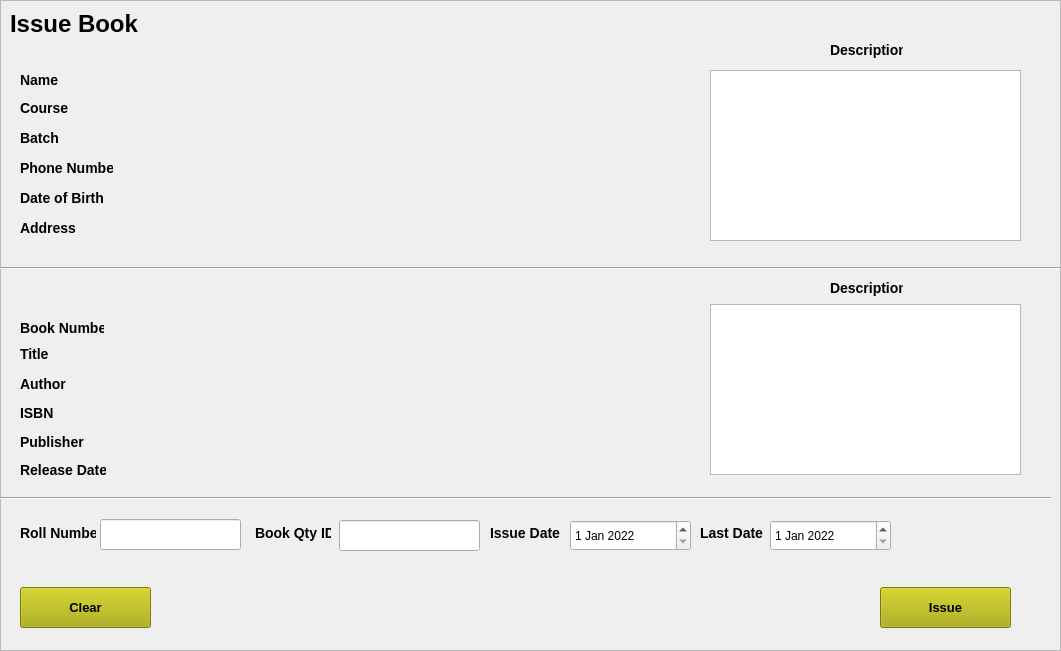
    <widget class="QFrame" name="issue_book_frame">
     <property name="geometry">
      <rect>
       <x>10</x>
       <y>10</y>
       <width>1061</width>
       <height>651</height>
      </rect>
     </property>
     <property name="frameShape">
      <enum>QFrame::StyledPanel</enum>
     </property>
     <property name="frameShadow">
      <enum>QFrame::Raised</enum>
     </property>
     <widget class="QLabel" name="label_18">
      <property name="geometry">
       <rect>
        <x>10</x>
        <y>10</y>
        <width>138</width>
        <height>27</height>
       </rect>
      </property>
      <property name="styleSheet">
       <string notr="true">background-color:none;</string>
      </property>
      <property name="text">
       <string>&lt;h1&gt;Issue Book&lt;/h1&gt;</string>
      </property>
     </widget>
     <widget class="QLabel" name="label_19">
      <property name="geometry">
       <rect>
        <x>20</x>
        <y>346</y>
        <width>76</width>
        <height>16</height>
       </rect>
      </property>
      <property name="styleSheet">
       <string notr="true">background-color:none;</string>
      </property>
      <property name="text">
       <string>&lt;h3&gt;Title&lt;/h3&gt;</string>
      </property>
     </widget>
     <widget class="QLabel" name="label_20">
      <property name="geometry">
       <rect>
        <x>20</x>
        <y>70</y>
        <width>76</width>
        <height>20</height>
       </rect>
      </property>
      <property name="styleSheet">
       <string notr="true">background-color:none;</string>
      </property>
      <property name="text">
       <string>&lt;h3&gt;Name&lt;/h3&gt;</string>
      </property>
     </widget>
     <widget class="QLabel" name="label_21">
      <property name="geometry">
       <rect>
        <x>20</x>
        <y>190</y>
        <width>83</width>
        <height>16</height>
       </rect>
      </property>
      <property name="styleSheet">
       <string notr="true">background-color:none;</string>
      </property>
      <property name="text">
       <string>&lt;h3&gt;Date of Birth&lt;/h3&gt;</string>
      </property>
     </widget>
     <widget class="QLabel" name="label_22">
      <property name="geometry">
       <rect>
        <x>20</x>
        <y>220</y>
        <width>76</width>
        <height>16</height>
       </rect>
      </property>
      <property name="styleSheet">
       <string notr="true">background-color:none;</string>
      </property>
      <property name="text">
       <string>&lt;h3&gt; Address&lt;/h3&gt;</string>
      </property>
     </widget>
     <widget class="QLabel" name="label_23">
      <property name="geometry">
       <rect>
        <x>20</x>
        <y>160</y>
        <width>93</width>
        <height>16</height>
       </rect>
      </property>
      <property name="styleSheet">
       <string notr="true">background-color:none;</string>
      </property>
      <property name="text">
       <string>&lt;h3&gt;Phone Number&lt;/h3&gt;</string>
      </property>
     </widget>
     <widget class="QLabel" name="label_24">
      <property name="geometry">
       <rect>
        <x>20</x>
        <y>100</y>
        <width>93</width>
        <height>16</height>
       </rect>
      </property>
      <property name="styleSheet">
       <string notr="true">background-color:none;</string>
      </property>
      <property name="text">
       <string>&lt;h3&gt;Course&lt;/h3&gt;</string>
      </property>
     </widget>
     <widget class="QLabel" name="label_25">
      <property name="geometry">
       <rect>
        <x>20</x>
        <y>130</y>
        <width>93</width>
        <height>16</height>
       </rect>
      </property>
      <property name="styleSheet">
       <string notr="true">background-color:none;</string>
      </property>
      <property name="text">
       <string>&lt;h3&gt;Batch&lt;/h3&gt;</string>
      </property>
     </widget>
     <widget class="QLabel" name="label_26">
      <property name="geometry">
       <rect>
        <x>20</x>
        <y>376</y>
        <width>76</width>
        <height>16</height>
       </rect>
      </property>
      <property name="styleSheet">
       <string notr="true">background-color:none;</string>
      </property>
      <property name="text">
       <string>&lt;h3&gt; Author&lt;/h3&gt;</string>
      </property>
     </widget>
     <widget class="QLabel" name="label_27">
      <property name="geometry">
       <rect>
        <x>20</x>
        <y>405</y>
        <width>76</width>
        <height>16</height>
       </rect>
      </property>
      <property name="styleSheet">
       <string notr="true">background-color:none;</string>
      </property>
      <property name="text">
       <string>&lt;h3&gt;ISBN&lt;/h3&gt;</string>
      </property>
     </widget>
     <widget class="QLabel" name="label_28">
      <property name="geometry">
       <rect>
        <x>20</x>
        <y>434</y>
        <width>76</width>
        <height>16</height>
       </rect>
      </property>
      <property name="styleSheet">
       <string notr="true">background-color:none;</string>
      </property>
      <property name="text">
       <string>&lt;h3&gt;Publisher&lt;/h3&gt;</string>
      </property>
     </widget>
     <widget class="QLabel" name="label_29">
      <property name="geometry">
       <rect>
        <x>20</x>
        <y>320</y>
        <width>84</width>
        <height>16</height>
       </rect>
      </property>
      <property name="styleSheet">
       <string notr="true">background-color:none;</string>
      </property>
      <property name="text">
       <string>&lt;h3&gt;Book Number&lt;/h3&gt;</string>
      </property>
     </widget>
     <widget class="Line" name="line_3">
      <property name="geometry">
       <rect>
        <x>0</x>
        <y>260</y>
        <width>1061</width>
        <height>16</height>
       </rect>
      </property>
      <property name="styleSheet">
       <string notr="true">background-color:none;</string>
      </property>
      <property name="orientation">
       <enum>Qt::Horizontal</enum>
      </property>
     </widget>
     <widget class="Line" name="line_4">
      <property name="geometry">
       <rect>
        <x>0</x>
        <y>490</y>
        <width>1051</width>
        <height>16</height>
       </rect>
      </property>
      <property name="styleSheet">
       <string notr="true">background-color:none;</string>
      </property>
      <property name="orientation">
       <enum>Qt::Horizontal</enum>
      </property>
     </widget>
     <widget class="QPlainTextEdit" name="student_description">
      <property name="geometry">
       <rect>
        <x>710</x>
        <y>70</y>
        <width>311</width>
        <height>171</height>
       </rect>
      </property>
      <property name="styleSheet">
       <string notr="true">background-color:none;</string>
      </property>
      <property name="plainText">
       <string/>
      </property>
     </widget>
     <widget class="QLabel" name="label_30">
      <property name="geometry">
       <rect>
        <x>830</x>
        <y>42</y>
        <width>73</width>
        <height>16</height>
       </rect>
      </property>
      <property name="styleSheet">
       <string notr="true">background-color:none;</string>
      </property>
      <property name="text">
       <string>&lt;h3&gt;Description&lt;/h3&gt;</string>
      </property>
     </widget>
     <widget class="QPlainTextEdit" name="book_description">
      <property name="geometry">
       <rect>
        <x>710</x>
        <y>304</y>
        <width>311</width>
        <height>171</height>
       </rect>
      </property>
      <property name="styleSheet">
       <string notr="true">background-color:none;</string>
      </property>
     </widget>
     <widget class="QLabel" name="label_31">
      <property name="geometry">
       <rect>
        <x>830</x>
        <y>280</y>
        <width>73</width>
        <height>16</height>
       </rect>
      </property>
      <property name="styleSheet">
       <string notr="true">background-color:none;</string>
      </property>
      <property name="text">
       <string>&lt;h3&gt;Description&lt;/h3&gt;</string>
      </property>
     </widget>
     <widget class="QLabel" name="label_32">
      <property name="geometry">
       <rect>
        <x>20</x>
        <y>525</y>
        <width>76</width>
        <height>16</height>
       </rect>
      </property>
      <property name="styleSheet">
       <string notr="true">background-color:none;</string>
      </property>
      <property name="text">
       <string>&lt;h3&gt;Roll Number&lt;/h3&gt;</string>
      </property>
     </widget>
     <widget class="QLabel" name="label_33">
      <property name="geometry">
       <rect>
        <x>255</x>
        <y>525</y>
        <width>76</width>
        <height>16</height>
       </rect>
      </property>
      <property name="styleSheet">
       <string notr="true">background-color:none;</string>
      </property>
      <property name="text">
       <string>&lt;h3&gt;Book Qty ID&lt;/h3&gt;</string>
      </property>
     </widget>
     <widget class="QLineEdit" name="roll_number">
      <property name="geometry">
       <rect>
        <x>100</x>
        <y>519</y>
        <width>141</width>
        <height>31</height>
       </rect>
      </property>
      <property name="styleSheet">
       <string notr="true">background-color:none;</string>
      </property>
     </widget>
     <widget class="QLineEdit" name="book_qty_id">
      <property name="geometry">
       <rect>
        <x>339</x>
        <y>520</y>
        <width>141</width>
        <height>31</height>
       </rect>
      </property>
      <property name="styleSheet">
       <string notr="true">background-color:none;</string>
      </property>
     </widget>
     <widget class="QLabel" name="label_34">
      <property name="geometry">
       <rect>
        <x>490</x>
        <y>525</y>
        <width>70</width>
        <height>16</height>
       </rect>
      </property>
      <property name="styleSheet">
       <string notr="true">background-color:none;</string>
      </property>
      <property name="text">
       <string>&lt;h3&gt;Issue Date&lt;/h3&gt;</string>
      </property>
     </widget>
     <widget class="QDateEdit" name="today_date">
      <property name="geometry">
       <rect>
        <x>570</x>
        <y>520</y>
        <width>121</width>
        <height>31</height>
       </rect>
      </property>
      <property name="styleSheet">
       <string notr="true">background-color:none;</string>
      </property>
      <property name="showGroupSeparator" stdset="0">
       <bool>false</bool>
      </property>
      <property name="dateTime">
       <datetime>
        <hour>0</hour>
        <minute>0</minute>
        <second>0</second>
        <year>2022</year>
        <month>1</month>
        <day>1</day>
       </datetime>
      </property>
      <property name="maximumDate">
       <date>
        <year>3000</year>
        <month>12</month>
        <day>31</day>
       </date>
      </property>
      <property name="minimumDate">
       <date>
        <year>2000</year>
        <month>1</month>
        <day>1</day>
       </date>
      </property>
      <property name="timeSpec">
       <enum>Qt::LocalTime</enum>
      </property>
     </widget>
     <widget class="QPushButton" name="issue_btn">
      <property name="geometry">
       <rect>
        <x>880</x>
        <y>587</y>
        <width>131</width>
        <height>41</height>
       </rect>
      </property>
      <property name="sizePolicy">
       <sizepolicy hsizetype="Expanding" vsizetype="Expanding">
        <horstretch>0</horstretch>
        <verstretch>0</verstretch>
       </sizepolicy>
      </property>
      <property name="styleSheet">
       <string notr="true">font-weight:900;
font-size:13px;
background-color:rgb(170, 170, 0);
width:100%;
height:40px;</string>
      </property>
      <property name="text">
       <string>Issue</string>
      </property>
     </widget>
     <widget class="QPushButton" name="issue_book_input_clear_btn">
      <property name="geometry">
       <rect>
        <x>20</x>
        <y>587</y>
        <width>131</width>
        <height>41</height>
       </rect>
      </property>
      <property name="sizePolicy">
       <sizepolicy hsizetype="Expanding" vsizetype="Expanding">
        <horstretch>0</horstretch>
        <verstretch>0</verstretch>
       </sizepolicy>
      </property>
      <property name="styleSheet">
       <string notr="true">font-weight:900;
font-size:13px;
background-color:rgb(170, 170, 0);
width:100%;
height:40px;</string>
      </property>
      <property name="text">
       <string>Clear</string>
      </property>
     </widget>
     <widget class="QLabel" name="label_55">
      <property name="geometry">
       <rect>
        <x>20</x>
        <y>462</y>
        <width>86</width>
        <height>16</height>
       </rect>
      </property>
      <property name="styleSheet">
       <string notr="true">background-color:none;</string>
      </property>
      <property name="text">
       <string>&lt;h3&gt;Release Date&lt;/h3&gt;</string>
      </property>
     </widget>
     <widget class="QDateEdit" name="last_date">
      <property name="geometry">
       <rect>
        <x>770</x>
        <y>520</y>
        <width>121</width>
        <height>31</height>
       </rect>
      </property>
      <property name="styleSheet">
       <string notr="true">background-color:none;</string>
      </property>
      <property name="showGroupSeparator" stdset="0">
       <bool>false</bool>
      </property>
      <property name="dateTime">
       <datetime>
        <hour>0</hour>
        <minute>0</minute>
        <second>0</second>
        <year>2022</year>
        <month>1</month>
        <day>1</day>
       </datetime>
      </property>
      <property name="maximumDate">
       <date>
        <year>3000</year>
        <month>12</month>
        <day>31</day>
       </date>
      </property>
      <property name="minimumDate">
       <date>
        <year>2015</year>
        <month>9</month>
        <day>14</day>
       </date>
      </property>
      <property name="timeSpec">
       <enum>Qt::LocalTime</enum>
      </property>
     </widget>
     <widget class="QLabel" name="label_57">
      <property name="geometry">
       <rect>
        <x>700</x>
        <y>525</y>
        <width>70</width>
        <height>16</height>
       </rect>
      </property>
      <property name="styleSheet">
       <string notr="true">background-color:none;</string>
      </property>
      <property name="text">
       <string>&lt;h3&gt;Last Date&lt;/h3&gt;</string>
      </property>
     </widget>
     <widget class="QLabel" name="name">
      <property name="geometry">
       <rect>
        <x>150</x>
        <y>70</y>
        <width>321</width>
        <height>20</height>
       </rect>
      </property>
      <property name="styleSheet">
       <string notr="true">background-color:none;</string>
      </property>
      <property name="text">
       <string/>
      </property>
     </widget>
     <widget class="QLabel" name="course">
      <property name="geometry">
       <rect>
        <x>150</x>
        <y>100</y>
        <width>321</width>
        <height>20</height>
       </rect>
      </property>
      <property name="styleSheet">
       <string notr="true">background-color:none;</string>
      </property>
      <property name="text">
       <string/>
      </property>
     </widget>
     <widget class="QLabel" name="batch">
      <property name="geometry">
       <rect>
        <x>150</x>
        <y>130</y>
        <width>321</width>
        <height>20</height>
       </rect>
      </property>
      <property name="styleSheet">
       <string notr="true">background-color:none;</string>
      </property>
      <property name="text">
       <string/>
      </property>
     </widget>
     <widget class="QLabel" name="phone_number">
      <property name="geometry">
       <rect>
        <x>150</x>
        <y>160</y>
        <width>321</width>
        <height>20</height>
       </rect>
      </property>
      <property name="styleSheet">
       <string notr="true">background-color:none;</string>
      </property>
      <property name="text">
       <string/>
      </property>
     </widget>
     <widget class="QLabel" name="dob">
      <property name="geometry">
       <rect>
        <x>150</x>
        <y>190</y>
        <width>321</width>
        <height>20</height>
       </rect>
      </property>
      <property name="styleSheet">
       <string notr="true">background-color:none;</string>
      </property>
      <property name="text">
       <string/>
      </property>
     </widget>
     <widget class="QLabel" name="address">
      <property name="geometry">
       <rect>
        <x>150</x>
        <y>220</y>
        <width>321</width>
        <height>20</height>
       </rect>
      </property>
      <property name="styleSheet">
       <string notr="true">background-color:none;</string>
      </property>
      <property name="text">
       <string/>
      </property>
     </widget>
     <widget class="QLabel" name="book_number">
      <property name="geometry">
       <rect>
        <x>150</x>
        <y>320</y>
        <width>321</width>
        <height>20</height>
       </rect>
      </property>
      <property name="styleSheet">
       <string notr="true">background-color:none;</string>
      </property>
      <property name="text">
       <string/>
      </property>
     </widget>
     <widget class="QLabel" name="title">
      <property name="geometry">
       <rect>
        <x>150</x>
        <y>346</y>
        <width>321</width>
        <height>20</height>
       </rect>
      </property>
      <property name="styleSheet">
       <string notr="true">background-color:none;</string>
      </property>
      <property name="text">
       <string/>
      </property>
     </widget>
     <widget class="QLabel" name="author">
      <property name="geometry">
       <rect>
        <x>150</x>
        <y>376</y>
        <width>321</width>
        <height>20</height>
       </rect>
      </property>
      <property name="styleSheet">
       <string notr="true">background-color:none;</string>
      </property>
      <property name="text">
       <string/>
      </property>
     </widget>
     <widget class="QLabel" name="isbn">
      <property name="geometry">
       <rect>
        <x>150</x>
        <y>404</y>
        <width>321</width>
        <height>20</height>
       </rect>
      </property>
      <property name="styleSheet">
       <string notr="true">background-color:none;</string>
      </property>
      <property name="text">
       <string/>
      </property>
     </widget>
     <widget class="QLabel" name="publisher">
      <property name="geometry">
       <rect>
        <x>150</x>
        <y>433</y>
        <width>321</width>
        <height>20</height>
       </rect>
      </property>
      <property name="styleSheet">
       <string notr="true">background-color:none;</string>
      </property>
      <property name="text">
       <string/>
      </property>
     </widget>
     <widget class="QLabel" name="release_date">
      <property name="geometry">
       <rect>
        <x>150</x>
        <y>460</y>
        <width>321</width>
        <height>20</height>
       </rect>
      </property>
      <property name="styleSheet">
       <string notr="true">background-color:none;</string>
      </property>
      <property name="text">
       <string/>
      </property>
     </widget>
    </widget>
